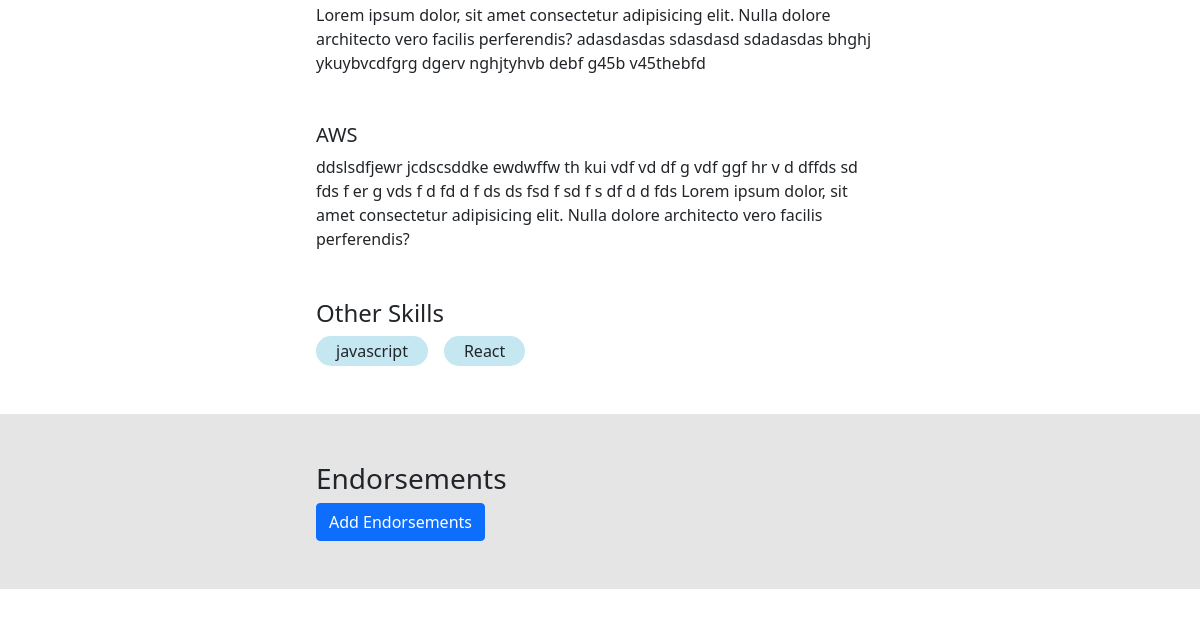
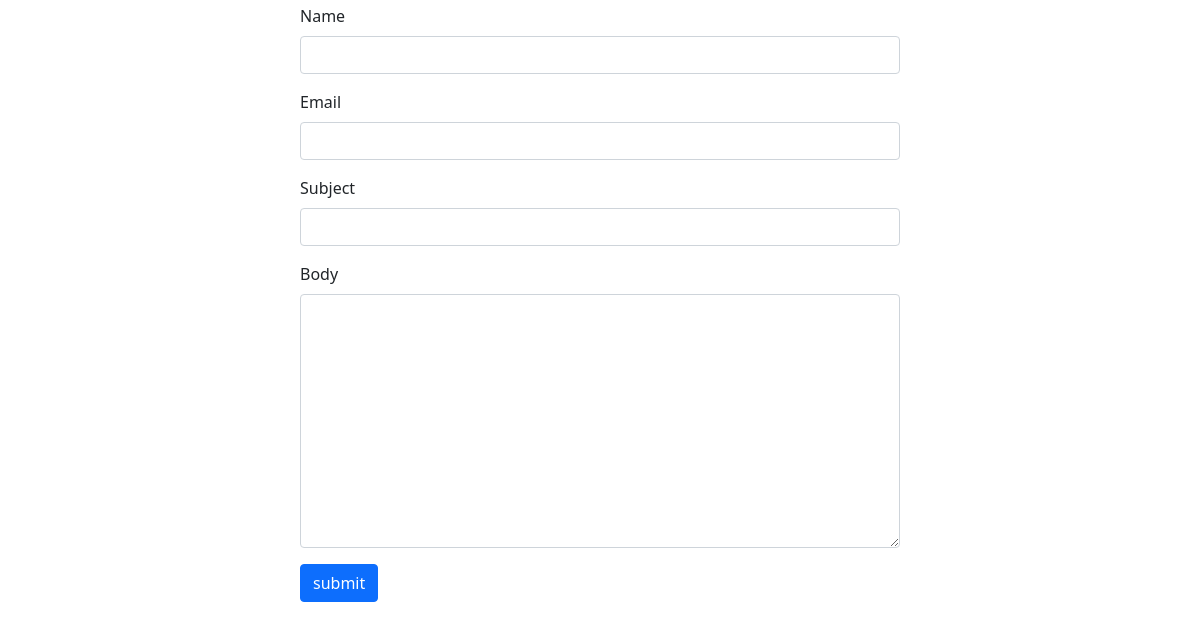
The app's page / (lower part), older data (2 pictures, top to bottom).
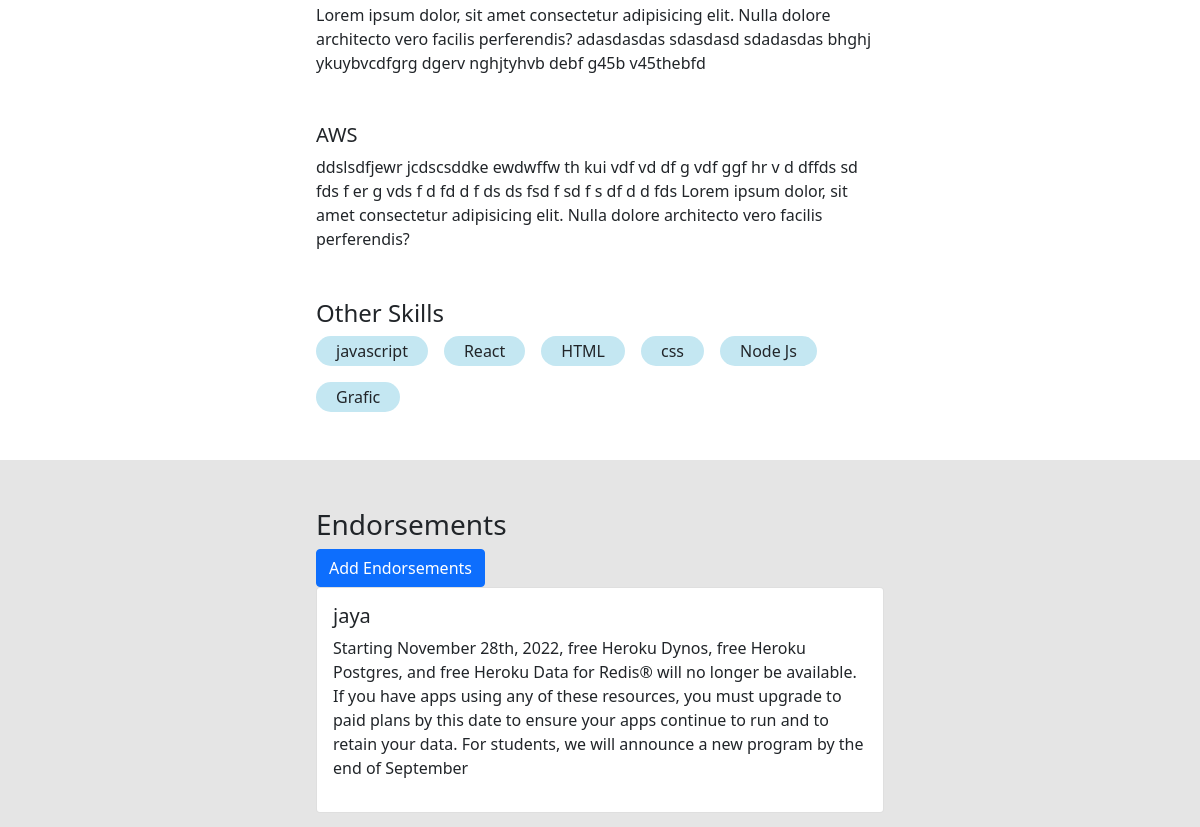
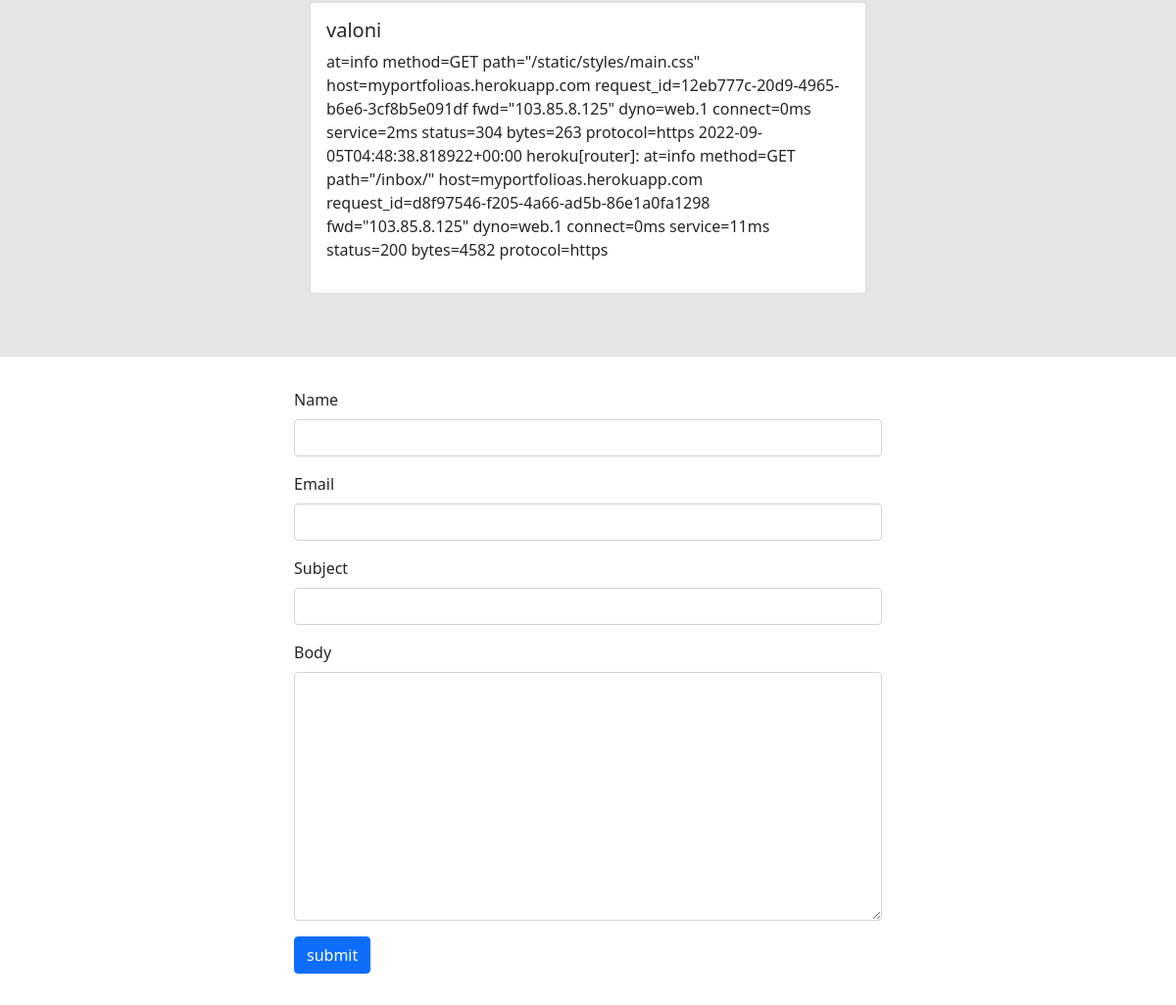
The same page, newer data (2 pictures, top to bottom).
### base/models.py (models this page shows, shortened)
class Skill(models.Model):
    title = models.CharField(max_length=200)
    body = models.TextField(null=True, blank=True)
    logo = models.ImageField(null=True, default="skill.jpg")
    created = models.DateTimeField(auto_now_add=True)
    id = models.UUIDField(default=uuid.uuid4, unique=True, primary_key=True, editable=False)

class Message(models.Model):
    name = models.CharField(max_length=200, null=True)
    email = models.CharField(max_length=200, null=True)
    subject = models.CharField(max_length=200, null=True)
    body = models.TextField()
    is_read = models.BooleanField(default=False)
    created = models.DateTimeField(auto_now_add=True)
    id = models.UUIDField(default=uuid.uuid4, unique=True, primary_key=True, editable=False)

class Endorsement(models.Model):
    name = models.CharField(max_length=200, null=True)
    body = models.TextField()
    approved = models.BooleanField(default=False, null=True)
    featured = models.BooleanField(default=False)

### base/views.py (the view)
# urls.py: path('', views.homepage, name="home"),
def homepage(request):
    projects = Project.objects.all()
    detailedSkills = Skill.objects.exclude(body='')
    skills = Skill.objects.filter(body='')
    endorsements = Endorsement.objects.filter(approved=True)
    form = MessageForm()
    if request.method == 'POST':
        form = MessageForm(request.POST)
        if form.is_valid():
            form.save()
            messages.success(request, 'Message send successfully')
    context = {'projects': projects, 'skills':skills, 'detailedSkills':detailedSkills, 'form':form, 'endorsements':endorsements}
    return render(request, 'base/home.html', context=context)

### base/forms.py
class MessageForm(ModelForm):
    class Meta:
        model = Message
        fields='__all__'
        exclude = ['is_read']
    def __init__(self, *args, **kwargs):
        super(MessageForm, self).__init__(*args, **kwargs)
        self.fields['name'].widget.attrs.update(
            {'class': 'form-control'})
        self.fields['email'].widget.attrs.update(
            {'class': 'form-control', })
        self.fields['subject'].widget.attrs.update(
            {'class': 'form-control', })
        self.fields['body'].widget.attrs.update(
            {'class': 'form-control', })

### base/templates/base/home.html (shortened to what this page needs)
{% extends 'base/main.html' %}
{% load static %}
{% block content %}
    <section class="section--1">
        <div class="skills--container">
            {% for skill in detailedSkills %}
            <div class="skill--wrapper">
                <div>
                    <h5>{{skill.title}}</h5>
                    <p>{{skill.body}}</p>
                </div>
            </div>
            {% endfor %}
            <h4>Other Skills</h4>
            <div class="other--skills-wrapper">
                {% for skill in skills %}
                <div class="skill--tag">
                    <span>{{skill.title}}</span>
                </div>
                {% endfor %}
            </div>
        </div>
    </section>
    <section class="section--2">
        <div class="skills--container">
            <h3> Endorsements </h3>
            <a class="btn btn-primary" href="{% url 'add-endorsement' %}">Add Endorsements</a>
            {% for i in endorsements %}
            <div style="margin-bottom: 1em;" class="card">
                <div class="card-body">
                    <h5>{{i.name}}</h5>
                    <p>{{i.body}}</p>
                </div>
            </div>
            {% endfor %}
        </div>
    </section>
<section class="section--1">
    <div class="container">
        <form class="contact--form" method="POST">
            {% for field in form %}
            <div class="mb-3">
                <label for="exampleInputPassword1" class="form-label">{{field.label}}</label>
                {{field}}
            </div>
            {% endfor %}
            <input class="btn btn-primary" type="submit" value="submit">
        </form>
    </div>
</section>
    {% endblock content %}

Row changes from the older to the newer data that the page shows:
added Skill: title "HTML", shown under "Other Skills"
added Skill: title "css", shown under "Other Skills"
added Skill: title "Node Js", shown under "Other Skills"
added Skill: title "Grafic", shown under "Other Skills"
added Endorsement: name "jaya", body "Starting November 28th, 2022, free Heroku Dynos, free Heroku Postgres, and free Heroku Data for Redis® will no longer be available. If you have apps using any of these resources, you must upgrade to paid plans by this date to ensure your apps continue to run and to retain your data. For students, we will announce a new program by the end of September"
added Endorsement: name "valoni", body "at=info method=GET path=\"/static/styles/main.css\" host=myportfolioas.herokuapp.com request_id=12eb777c-20d9-4965-b6e6-3cf8b5e091df fwd=\"103.85.8.125\" dyno=web.1 connect=0ms service=2ms status=304 bytes=263 protocol=https 2022-09-05T04:48:38.818922+00:00 heroku[router]: at=info method=GET path=\"/inbox/\" host=myportfolioas.herokuapp.com request_id=d8f97546-f205-4a66-ad5b-86e1a0fa1298 fwd=\"103.85.8.125\" dyno=web.1 connect=0ms service=11ms status=200 bytes=4582 protocol=https"
